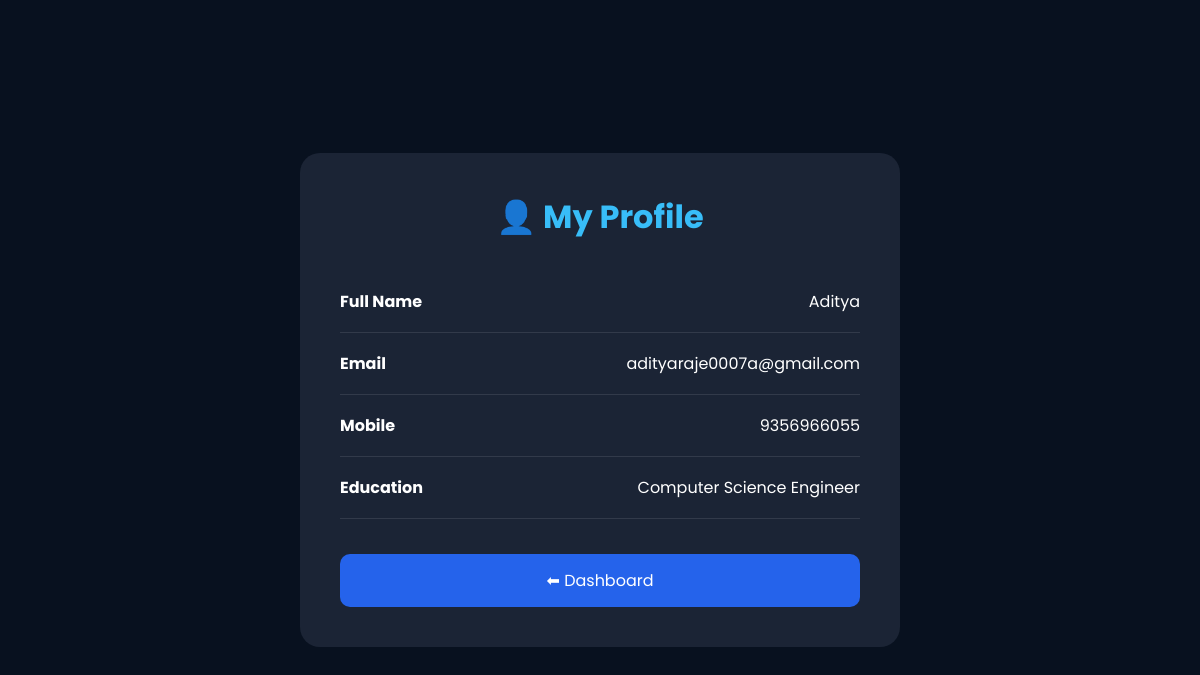
Screenshot of /profile (signed in) with the database file from the repository.
### tables this page shows
CREATE TABLE users (

            id INTEGER PRIMARY KEY AUTOINCREMENT,

            full_name TEXT NOT NULL,

            email TEXT UNIQUE NOT NULL,

            mobile TEXT NOT NULL,

            education TEXT NOT NULL,

            password TEXT NOT NULL

        );

### app.py (the view)
@app.route("/profile")
def profile():
    if "user" not in session:
        return redirect(url_for("login"))
    connection = sqlite3.connect(DATABASE)
    cursor = connection.cursor()
    cursor.execute(
        """
        SELECT full_name,
               email,
               mobile,
               education

        FROM users

        WHERE email=?
        """,
        (session["email"],)
    )
    user = cursor.fetchone()
    connection.close()
    return render_template(
        "profile.html",
        user=user
    )

### templates/profile.html (shortened to what this page needs)
<!DOCTYPE html>
<html>
<head>
<link rel="stylesheet"
href="{{ url_for('static',filename='css/profile.css') }}">
</head>
<body>
<div class="container">
<div class="card">
<h1>👤 My Profile</h1>
<div class="row">
<b>Full Name</b>
<span>{{ user[0] }}</span>
</div>
<div class="row">
<b>Email</b>
<span>{{ user[1] }}</span>
</div>
<div class="row">
<b>Mobile</b>
<span>{{ user[2] }}</span>
</div>
<div class="row">
<b>Education</b>
<span>{{ user[3] }}</span>
</div>
<a href="/dashboard">
<button>
⬅ Dashboard
</button>
</a>
</div>
</div>
</body>
</html>

### static/css/profile.css (style rules this page uses)
* { margin:0; padding:0; box-sizing:border-box; font-family:Poppins; }
body { background:#08111f; display:flex; justify-content:center; align-items:center; height:100vh; color:white; }
.card { width:600px; background:#1b2435; padding:40px; border-radius:20px; }
h1 { text-align:center; margin-bottom:30px; color:#38bdf8; }
.row { display:flex; justify-content:space-between; padding:18px 0; border-bottom:1px solid rgba(255,255,255,.1); }
button { margin-top:35px; width:100%; padding:14px; border:none; border-radius:10px; background:#2563eb; color:white; font-size:16px; cursor:pointer; }

### rows the page displays
users: full_name "Aditya", email "adityaraje0007a@gmail.com", mobile "9356966055", education "Computer Science Engineer"
